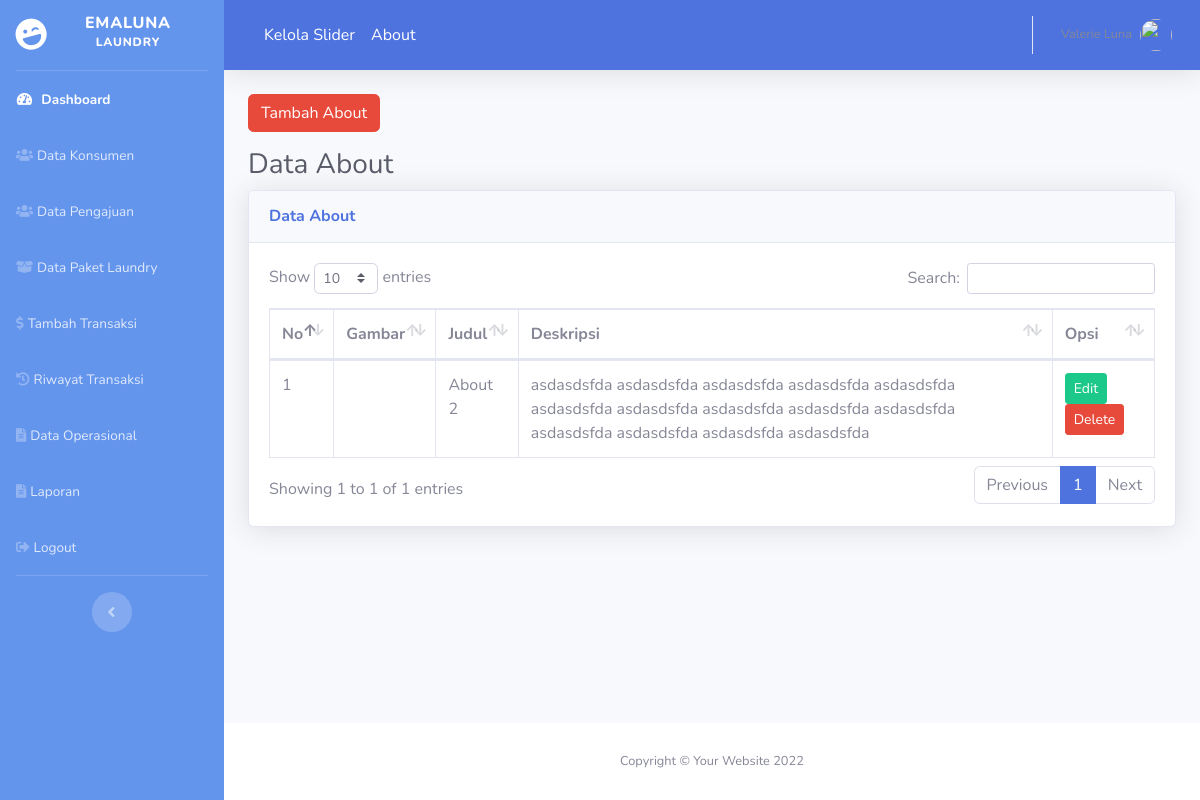
The app's page /index.php/about with its own data.
### tables this page shows
CREATE TABLE `about` (
  `id_about` int(11) NOT NULL,
  `judul_about` varchar(50) NOT NULL,
  `deskripsi_about` text NOT NULL,
  `gambar_about` varchar(100) NOT NULL
);

### application/controllers/About.php (called while the page is built, shortened)
<?php
class About extends CI_Controller {
  public function __construct(){
    $this->load->model('about_model');
  }
  public function index(){
    $data['content'] = 'backend/about/about';
    $data['title'] = 'Data About';
    $data['about'] = $this->db->get('about')->result();
    $this->load->view('backend/dashboard', $data);
  }
}

### index.php (called while the page is built, shortened)
<?php
require_once BASEPATH.'core/CodeIgniter.php';

### application/views/backend/about/about.php (the view, shortened to what this page needs)
<div class="container-fluid">
  <div class="row mb-3">
    <div class="col-md-12">
      <a href="<?= base_url('about/tambah'); ?>" class="btn btn-danger">Tambah About</a>
    </div>
  </div>
  <h1 class="h3 mb-2 text-gray-800"><?= $title; ?></h1>
  <div class="card shadow mb-4">
    <div class="card-header py-3">
      <h6 class="m-0 font-weight-bold text-primary"><?= $title; ?></h6>
    </div>
    <div class="card-body">
      <div class="table-responsive">
        <table class="table table-bordered" id="dataTable" width="100%" cellspacing="0">
          <thead>
            <tr>
              <th>No</th>
              <th>Gambar</th>
              <th>Judul</th>
              <th>Deskripsi</th>
              <th>Opsi</th>
            </tr>
          </thead>
          <tbody>
            <?php
              $no = 1;
              foreach($about as $row){ ?>
                <tr>
                  <td><?= $no++; ?></td>
                  <td>
                  </td>
                  <td><?= $row->judul_about; ?></td>
                  <td><?= $row->deskripsi_about; ?></td>
                  <td>
                    <a href="<?= base_url('about/edit/') . $row->id_about?>" class="btn btn-success btn-sm">Edit</a>
                    <a href="<?= base_url('about/delete/') . $row->id_about?>" class="btn btn-danger btn-sm" onclick="return confirm('Yakin hapus?')">Delete</a>
                  </td>
                </tr>
              <?php }
            ?>
          </tbody>
        </table>
      </div>
    </div>
  </div>
</div>

### records on screen
about: judul_about "About 2", deskripsi_about "asdasdsfda asdasdsfda asdasdsfda asdasdsfda asdasdsfda asdasdsfda asdasdsfda asdasdsfda asdasdsfda asdasdsfda asdasdsfda asdasdsfda asdasdsfda asdasdsfda"

### other values on screen
$title "Data About"
